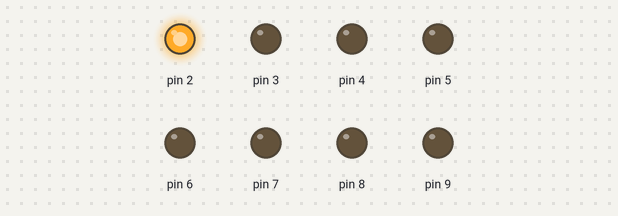
A sketch run on a simulated Arduino Uno, built with avr-gcc and run on an emulated ATmega328P. On the bench: output pins drawn as LEDs (lit = HIGH).

Above: at 0.2 s.
At 1.2 s:
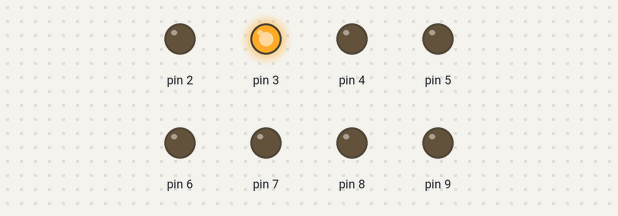
At 2.2 s:
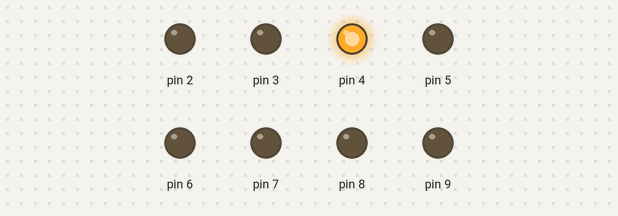
At 5.2 s:
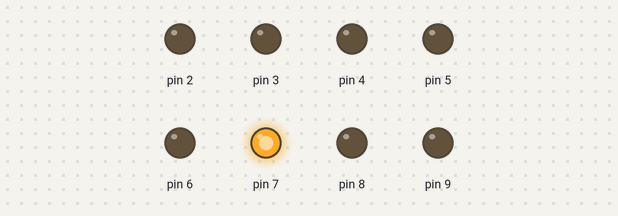
At 7.2 s:
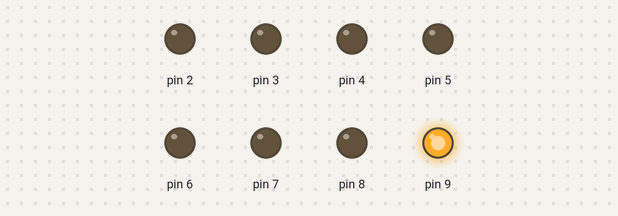
At 9.7 s:
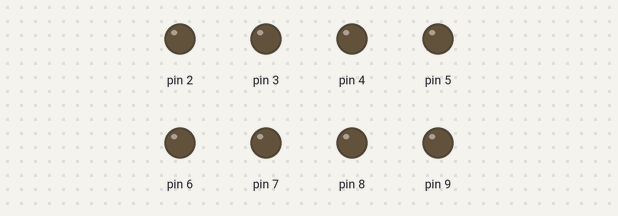
Timing chart, 0 to 10.4 s (numbered marks = the images above):
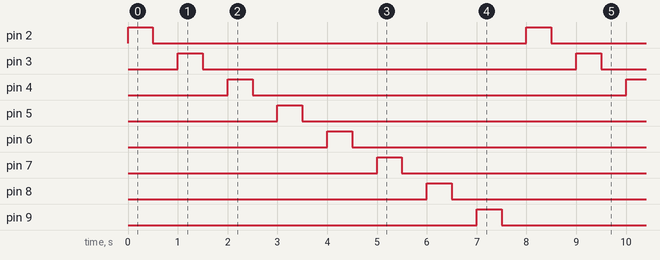

Measured:
- by itself, pin 2–9: alternates HIGH for 0.50 s and LOW for 7.5 s
- by itself, everything shown: repeats every 8.0 s, in 16 steps

The sketch:

BlinkDiodes.ino
```cpp
void setup() {
  // put your setup code here, to run once:
for (int i = 2; i<10; i= i+1){
  pinMode(i,OUTPUT);
}
}

void loop() {
  // put your main code here, to run repeatedly:
for(int i=2; i<10; i= i+1){
  digitalWrite(i,HIGH);
  delay(500);
  digitalWrite(i,LOW);
  delay(500);
}
}
```
